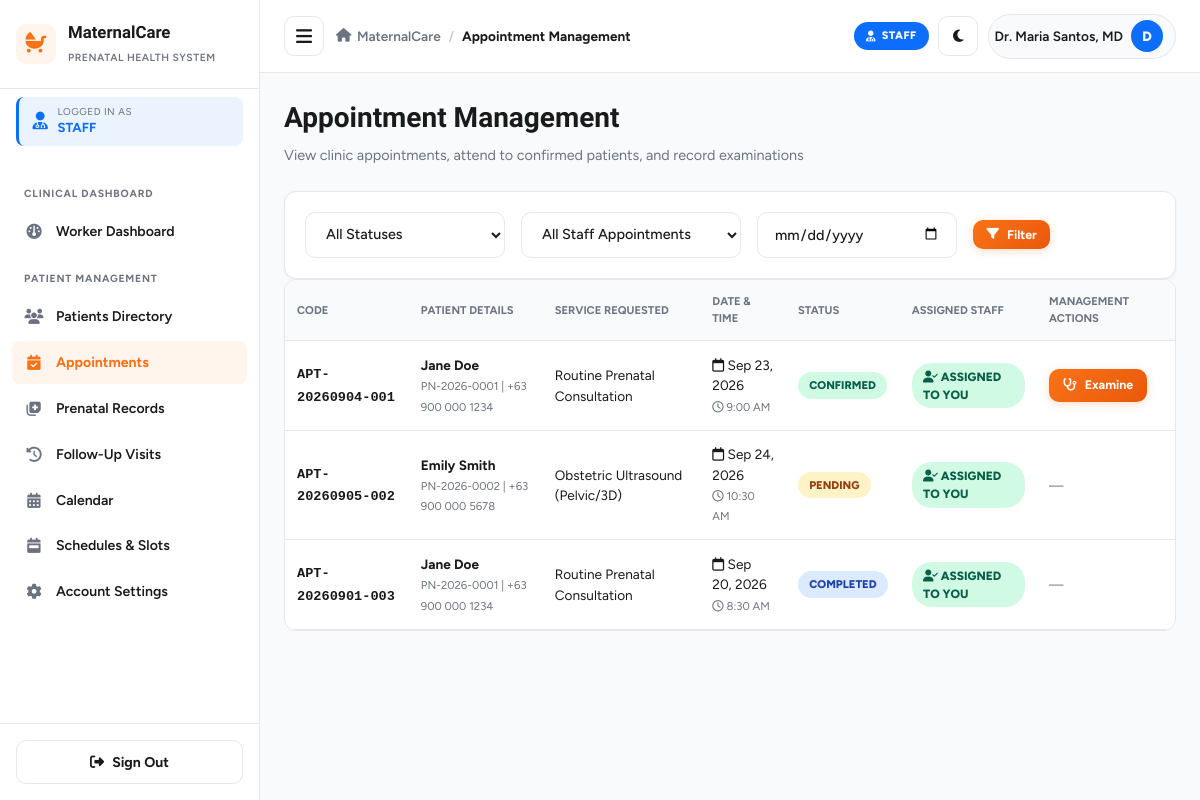
The page /worker/appointments.php (signed in) on the database its author committed.
### tables this page shows
CREATE TABLE IF NOT EXISTS `appointments` (
    `id` INT AUTO_INCREMENT PRIMARY KEY,
    `appointment_code` VARCHAR(20) NOT NULL UNIQUE,
    `patient_id` INT NOT NULL,
    `service_id` INT NOT NULL,
    `healthcare_worker_id` INT DEFAULT NULL,
    `appointment_date` DATE NOT NULL,
    `appointment_time` TIME NOT NULL,
    `status` ENUM('pending', 'confirmed', 'completed', 'cancelled', 'missed') NOT NULL DEFAULT 'pending',
    `notes` TEXT DEFAULT NULL,
    `room` VARCHAR(100) DEFAULT NULL,
    `worker_notified` TINYINT(1) NOT NULL DEFAULT 0,
    `worker_confirmed_at` DATETIME DEFAULT NULL,
    `created_at` TIMESTAMP DEFAULT CURRENT_TIMESTAMP,
    `updated_at` TIMESTAMP DEFAULT CURRENT_TIMESTAMP ON UPDATE CURRENT_TIMESTAMP,
    INDEX `idx_appt_date_service` (`appointment_date`, `service_id`, `status`),
    FOREIGN KEY (`patient_id`) REFERENCES `patients`(`id`) ON DELETE CASCADE,
    FOREIGN KEY (`service_id`) REFERENCES `services`(`id`) ON DELETE RESTRICT,
    FOREIGN KEY (`healthcare_worker_id`) REFERENCES `users`(`id`) ON DELETE SET NULL
);

CREATE TABLE IF NOT EXISTS `users` (
    `id` INT AUTO_INCREMENT PRIMARY KEY,
    `username` VARCHAR(50) NOT NULL UNIQUE,
    `email` VARCHAR(100) NOT NULL UNIQUE,
    `password` VARCHAR(255) NOT NULL,
    `role` ENUM('patient', 'healthcare_worker', 'admin') NOT NULL DEFAULT 'patient',
    `full_name` VARCHAR(100) NOT NULL,
    `phone` VARCHAR(20) DEFAULT NULL,
    `status` ENUM('active', 'inactive', 'archived') NOT NULL DEFAULT 'active',
    `address` TEXT DEFAULT NULL,
    `avatar` VARCHAR(255) DEFAULT NULL,
    `room` VARCHAR(100) DEFAULT NULL,
    `deleted_at` TIMESTAMP NULL DEFAULT NULL,
    `created_at` TIMESTAMP DEFAULT CURRENT_TIMESTAMP,
    `updated_at` TIMESTAMP DEFAULT CURRENT_TIMESTAMP ON UPDATE CURRENT_TIMESTAMP
);

CREATE TABLE IF NOT EXISTS `patients` (
    `id` INT AUTO_INCREMENT PRIMARY KEY,
    `user_id` INT NOT NULL,
    `patient_code` VARCHAR(20) NOT NULL UNIQUE,
    `dob` DATE DEFAULT NULL,
    `address` TEXT DEFAULT NULL,
    `blood_type` VARCHAR(5) DEFAULT 'A+',
    `emergency_contact_name` VARCHAR(100) DEFAULT NULL,
    `emergency_contact_phone` VARCHAR(20) DEFAULT NULL,
    `lmp` DATE DEFAULT NULL,
    `edd` DATE DEFAULT NULL,
    `gravida` INT DEFAULT 1,
    `para` INT DEFAULT 0,
    `abortus` INT DEFAULT 0,
    `medical_history` TEXT DEFAULT NULL,
    `created_at` TIMESTAMP DEFAULT CURRENT_TIMESTAMP,
    FOREIGN KEY (`user_id`) REFERENCES `users`(`id`) ON DELETE CASCADE
);

CREATE TABLE IF NOT EXISTS `services` (
    `id` INT AUTO_INCREMENT PRIMARY KEY,
    `service_name` VARCHAR(100) NOT NULL,
    `description` TEXT DEFAULT NULL,
    `duration_minutes` INT NOT NULL DEFAULT 30,
    `max_daily_slots` INT NOT NULL DEFAULT 15,
    `is_active` TINYINT(1) NOT NULL DEFAULT 1,
    `created_at` TIMESTAMP DEFAULT CURRENT_TIMESTAMP
);

### config/config.php (called while the page is built, shortened)
<?php
function sanitize($data) {
    return htmlspecialchars(trim((string)$data), ENT_QUOTES, 'UTF-8');
}
function formatDate($dateStr, $format = 'M d, Y') {
    return date($format, strtotime($dateStr));
}
function getCurrentUserId() {
    return $_SESSION['user_id'] ?? null;
}

### worker/appointments.php (the view, shortened to what this page needs)
<?php
require_once __DIR__ . '/../config/config.php';
$userId = getCurrentUserId();
$statusFilter = $_GET['status'] ?? 'all';
$staffFilter = $_GET['staff'] ?? 'all';
$dateFilter = $_GET['date'] ?? '';
try {
    $db = getDB();
    $sql = "SELECT a.*, s.service_name, u.full_name as patient_name, u.phone as patient_phone,
            p.patient_code, hw.full_name as worker_name
            FROM appointments a
            JOIN patients p ON a.patient_id = p.id
            JOIN users u ON p.user_id = u.id
            JOIN services s ON a.service_id = s.id
            LEFT JOIN users hw ON a.healthcare_worker_id = hw.id
            WHERE 1=1";
    $params = [];
    $sql .= " ORDER BY FIELD(a.status, 'confirmed', 'pending', 'completed', 'missed', 'cancelled'), a.appointment_date ASC, a.appointment_time ASC";
    $stmt = $db->prepare($sql);
    $stmt->execute($params);
    $appointments = $stmt->fetchAll();
} catch (Exception $e) {
    die("Error loading appointments: " . $e->getMessage());
}
include __DIR__ . '/../includes/header.php';
?>
<div class="page-header">
    <div class="page-title">
        <h1>Appointment Management</h1>
        <p>View clinic appointments, attend to confirmed patients, and record examinations</p>
    </div>
</div>
<div class="dashboard-card" style="padding: 1.25rem;">
    <form method="GET" action="" style="display:flex; gap:1rem; flex-wrap:wrap; align-items:center;">
        <select name="status" class="form-control" style="max-width:200px;">
            <option value="all" <?php echo $statusFilter === 'all' ? 'selected' : ''; ?>>All Statuses</option>
        </select>
        <select name="staff" class="form-control" style="max-width:220px;">
            <option value="all" <?php echo $staffFilter === 'all' ? 'selected' : ''; ?>>All Staff Appointments</option>
        </select>
        <input type="date" name="date" class="form-control" style="max-width:200px;" value="<?php echo sanitize($dateFilter); ?>">
        <button type="submit" class="btn btn-primary btn-sm">
            <i class="fa-solid fa-filter"></i> Filter
        </button>
    </form>
</div>
<div class="table-responsive">
    <table class="table">
        <thead>
            <tr>
                <th>Code</th>
                <th>Patient Details</th>
                <th>Service Requested</th>
                <th>Date & Time</th>
                <th>Status</th>
                <th>Assigned Staff</th>
                <th>Management Actions</th>
            </tr>
        </thead>
        <tbody>
            <?php if (count($appointments) > 0): ?>
                <?php foreach ($appointments as $a): ?>
                    <tr>
                        <td><strong><code><?php echo sanitize($a['appointment_code']); ?></code></strong></td>
                        <td>
                            <strong><?php echo sanitize($a['patient_name']); ?></strong><br>
                            <small class="text-muted"><?php echo sanitize($a['patient_code']); ?> | <?php echo sanitize($a['patient_phone']); ?></small>
                        </td>
                        <td><?php echo sanitize($a['service_name']); ?></td>
                        <td>
                            <i class="fa-regular fa-calendar"></i> <?php echo formatDate($a['appointment_date']); ?><br>
                            <small class="text-muted"><i class="fa-regular fa-clock"></i> <?php echo date('g:i A', strtotime($a['appointment_time'])); ?></small>
                        </td>
                        <td>
                            <span class="badge badge-<?php echo $a['status']; ?>"><?php echo ucfirst($a['status']); ?></span>
                        </td>
                        <td>
                            <?php if (!empty($a['worker_name'])): ?>
                                <?php if ((int)$a['healthcare_worker_id'] === (int)$userId): ?>
                                    <span class="badge badge-confirmed" style="font-size:0.75rem;">
                                        <i class="fa-solid fa-user-check"></i> ASSIGNED TO YOU
                                    </span>
                                <?php else: ?>
                                    <i class="fa-solid fa-user-doctor text-primary"></i> <?php echo sanitize($a['worker_name']); ?>
                                <?php endif; ?>
                            <?php else: ?>
                                <span class="badge badge-pending" style="font-size:0.75rem;">Unassigned</span>
                            <?php endif; ?>
                        </td>
                        <td>
                            <?php if ($a['status'] === 'confirmed'): ?>
                                <a href="examine.php?id=<?php echo (int)$a['id']; ?>" class="btn btn-primary btn-sm">
                                    <i class="fa-solid fa-stethoscope"></i> Examine
                                </a>
                            <?php else: ?>
                                <span class="text-muted" style="font-size:0.82rem;">—</span>
                            <?php endif; ?>
                        </td>
                    </tr>
                <?php endforeach; ?>
            <?php endif; ?>
        </tbody>
    </table>
</div>
<?php include __DIR__ . '/../includes/footer.php'; ?>

### assets/css/style.css (style rules this page uses)
:root { --primary: #f97316; --primary-dark: #ea580c; --primary-light: #fff5ed; --success: #10b981; --warning: #f59e0b; --danger: #dc3545; --info: #0d6efd; --bg-body: #f8fafc; --surface: #ffffff; --text-dark: #1a1a1a; --text-muted: #6b7280; --border-color: #e5e7eb; --radius-sm: 8px; --radius-md: 12px; --radius-lg: 16px; --shadow-sm: 0 1px 3px rgba(0, 0, 0, 0.05); --shadow-md: 0 4px 12px rgba(0, 0, 0, 0.08); --shadow-lg: 0 10px 30px rgba(0, 0, 0, 0.12); --transition: all 0.25s ease; --sidebar-width: 260px; }
* { margin: 0; padding: 0; box-sizing: border-box; }
html, body { max-width: 100%; overflow-x: hidden; }
body { font-family: 'Figtree', -apple-system, BlinkMacSystemFont, 'Segoe UI', sans-serif; background: var(--bg-body); color: var(--text-dark); line-height: 1.5; font-size: 15px; transition: background 0.3s ease, color 0.3s ease; }
h1, h2, h3, h4, h5, h6 { font-family: 'Bricolage Grotesque', 'Figtree', sans-serif; font-weight: 700; color: var(--text-dark); }
a { color: inherit; text-decoration: none; }
.page-header { display: flex; justify-content: space-between; align-items: flex-start; gap: 1rem; margin-bottom: 1.5rem; flex-wrap: wrap; }
.page-header h1 { font-size: 1.75rem; margin-bottom: 0.35rem; }
.page-header p { color: var(--text-muted); font-size: 0.9rem; }
.dashboard-card { background: var(--surface); border: 1px solid var(--border-color); border-radius: var(--radius-md); padding: 1.5rem; box-shadow: var(--shadow-sm); transition: background 0.3s ease, border-color 0.3s ease; }
.form-control { width: 100%; padding: 0.75rem 1rem; border: 1.5px solid var(--border-color); border-radius: 10px; background: var(--surface); color: var(--text-dark); font-family: inherit; font-size: 0.9rem; font-weight: 500; transition: var(--transition); outline: none; }
.form-control::placeholder { color: var(--text-muted); }
.btn { display: inline-flex; align-items: center; justify-content: center; gap: 0.5rem; padding: 0.65rem 1.15rem; border-radius: 10px; border: none; font-family: inherit; font-size: 0.88rem; font-weight: 700; cursor: pointer; transition: var(--transition); text-decoration: none; white-space: nowrap; }
.btn-primary { background: linear-gradient(135deg, #f97316 0%, #ea580c 100%); color: #fff; box-shadow: 0 2px 8px rgba(249, 115, 22, 0.25); }
.btn-sm { padding: 0.45rem 0.85rem; font-size: 0.78rem; }
.badge { display: inline-block; padding: 0.3rem 0.7rem; border-radius: 20px; font-size: 0.7rem; font-weight: 800; text-transform: uppercase; }
.badge-confirmed { background: #d1fae5; color: #065f46; }
.badge-pending { background: #fef3c7; color: #92400e; }
.badge-completed { background: #dbeafe; color: #1e40af; }
.table-responsive { width: 100%; overflow-x: auto; border-radius: var(--radius-md); background: var(--surface); border: 1px solid var(--border-color); }
.table { width: 100%; border-collapse: collapse; font-size: 0.85rem; }
.table th { text-align: left; padding: 0.85rem 0.75rem; font-size: 0.7rem; text-transform: uppercase; color: var(--text-muted); font-weight: 700; background: var(--bg-body); border-bottom: 1px solid var(--border-color); }
.table td { padding: 0.85rem 0.75rem; font-size: 0.85rem; border-bottom: 1px solid var(--border-color); color: var(--text-dark); }
.text-muted { color: var(--text-muted); }

### rows shown on the page
appointments: appointment_code "APT-20260904-001", users.full_name "Jane Doe", patient.patient_code "PN-2026-0001", users.phone "+63 900 000 1234", service.service_name "Routine Prenatal Consultation", appointment_date "Sep 23, 2026", appointment_time "9:00 AM", status "CONFIRMED", shows "ASSIGNED TO YOU"
appointments: appointment_code "APT-20260905-002", users.full_name "Emily Smith", patient.patient_code "PN-2026-0002", users.phone "+63 900 000 5678", service.service_name "Obstetric Ultrasound (Pelvic/3D)", appointment_date "Sep 24, 2026", appointment_time "10:30 AM", status "PENDING", shows "ASSIGNED TO YOU"
appointments: appointment_code "APT-20260901-003", users.full_name "Jane Doe", patient.patient_code "PN-2026-0001", users.phone "+63 900 000 1234", service.service_name "Routine Prenatal Consultation", appointment_date "Sep 20, 2026", appointment_time "8:30 AM", status "COMPLETED", shows "ASSIGNED TO YOU"

### other values the page prints
$role['label'] "STAFF"
$item['section'] "CLINICAL DASHBOARD"
$item['label'] "Worker Dashboard"
$item['section'] "PATIENT MANAGEMENT"
$item['label'] "Patients Directory"
$item['label'] "Appointments"
$item['label'] "Prenatal Records"
$item['label'] "Follow-Up Visits"
$item['label'] "Calendar"
$item['label'] "Schedules & Slots"
$item['label'] "Account Settings"
$pageTitle "Appointment Management"
$currentName "Dr. Maria Santos, MD"
$userInitial "D"
